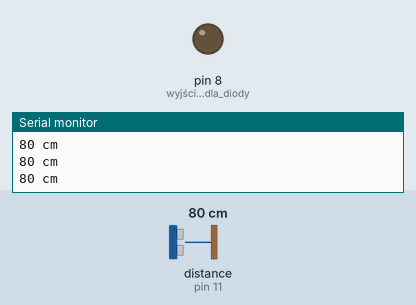
Bench run of a sketch on a simulated Arduino Uno, built with avr-gcc and run on an emulated ATmega328P. Shown: output pins drawn as LEDs (lit = HIGH), the last lines printed to the serial monitor. Wiring (inferred from the names in the program): ultrasonic range finder: trigger pin 12; echo pin 11. The inputs (shaded band) are chosen by the test bench; at power-on: distance to the obstacle (sensor on pin 11) 80 cm. The echo pulse lasts 58.3 µs per cm; pins used as bus, display or sensor lines are not drawn.

Above: at 1.2 s.
1.3 s: distance to the obstacle (sensor on pin 11) set to 28 cm
2.8 s: distance to the obstacle (sensor on pin 11) set to 23 cm
At 3.4 s:
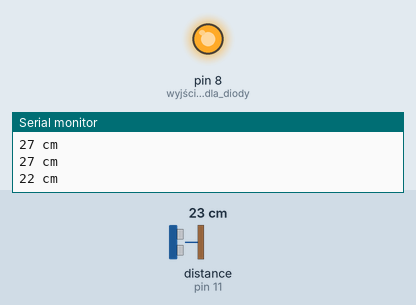
4.5 s: distance to the obstacle (sensor on pin 11) set to 35 cm
At 5.1 s:
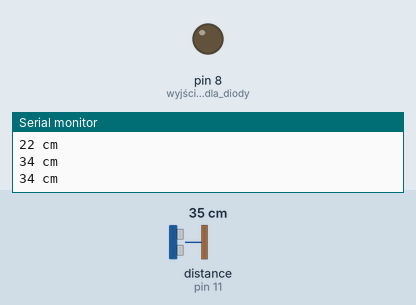
6.0 s: distance to the obstacle (sensor on pin 11) set to 2 cm
At 6.7 s:
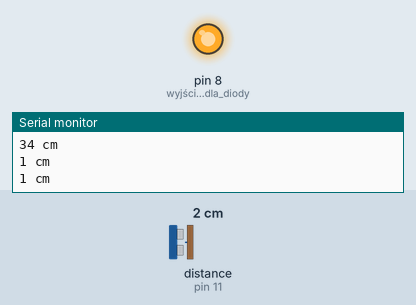
Timing chart, 0 to 8.5 s (numbered marks = the images above; inputs shaded):
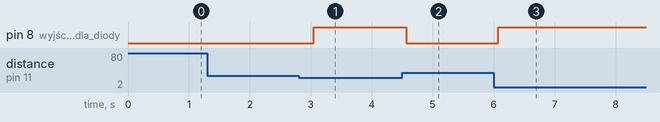

The sketch:

pomiarCM_Dioda.ino
```cpp
#define trigPin 12
#define echoPin 11

void setup()
{
  Serial.begin (9600);
  pinMode(trigPin, OUTPUT);
  pinMode(echoPin, INPUT);
  pinMode(8, OUTPUT);// wyjście dla diody
}


void loop()
{
  Serial.print(zmierzOdleglosc());
  Serial.println(" cm");

  zakres(0, 25);//włącz diodę, jeśli miedzy 10cm a 25 cos jest


  delay(500);


}

int zmierzOdleglosc()
{
  long czas, dystans;

  digitalWrite(trigPin, LOW);
  delayMicroseconds(2);
  digitalWrite(trigPin, HIGH);
  delayMicroseconds(10);
  digitalWrite(trigPin, LOW);

  czas = pulseIn(echoPin, HIGH);
  dystans = czas / 58;

  return dystans;
}

void zakres(int a, int b)
{
  int jakDaleko = zmierzOdleglosc();
  if ((jakDaleko > a) && (jakDaleko < b)) {
    digitalWrite(8, HIGH);//wlacz diode
  }else {
    digitalWrite(8, LOW);// wylacz diode
  }
}
```

Measured:
- the behaviour switches between 26 and 25 cm on distance to the obstacle (sensor on pin 11) (found by bisection; images 0 and 1)
- after the input at 2.8 s, pin 8 (wyjście_dla_diody): LOW → HIGH after 0.25 s
- after the input at 4.5 s, pin 8 (wyjście_dla_diody): HIGH → LOW after 0.06 s
- after the input at 6.0 s, pin 8 (wyjście_dla_diody): LOW → HIGH after 0.07 s
